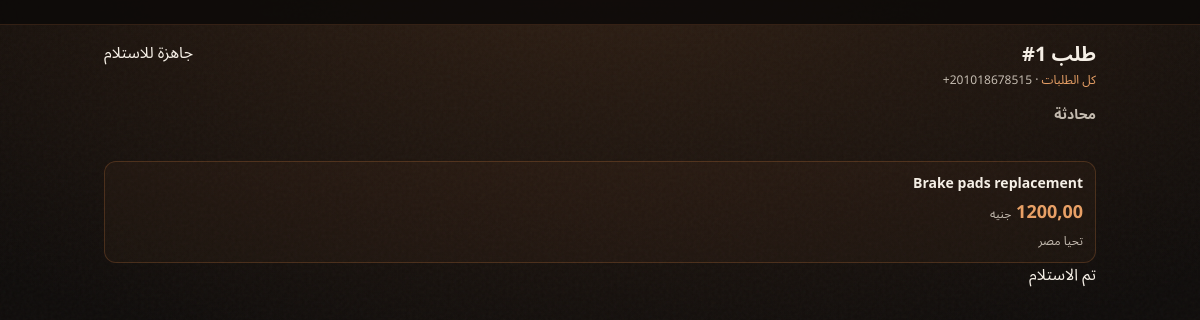
Page /k/requests/1/ (signed in) on the earlier database version.
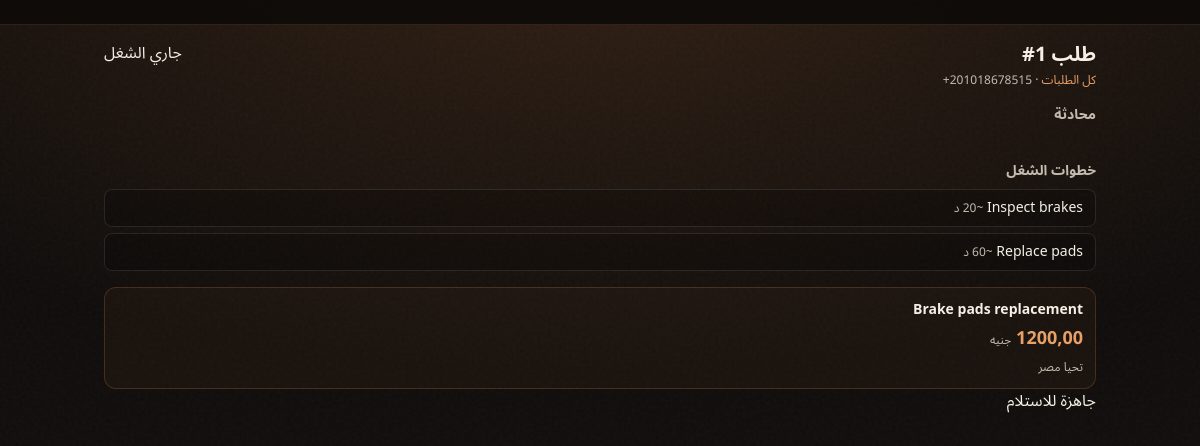
Same page on the later database version.
### jobs/models.py (models this page shows, shortened)
class Order(models.Model):
    class Status(models.TextChoices):
        PENDING_REVIEW = 'pending_review', _('Pending review')
        QUOTED = 'quoted', _('Quoted')
        PAID = 'paid', _('Paid')
        IN_PROGRESS = 'in_progress', _('In progress')
        READY_FOR_PICKUP = 'ready_for_pickup', _('Ready for pickup')
        COMPLETED = 'completed', _('Completed')
        CANCELLED = 'cancelled', _('Cancelled')
    status = models.CharField(
        max_length=20,
        choices=Status.choices,
        default=Status.PENDING_REVIEW,
        db_index=True,
    )
    customer = models.ForeignKey(
        Customer,
        on_delete=models.PROTECT,
        related_name='orders',
    )
    labels = models.ManyToManyField(Label, blank=True, related_name='orders')
    diagnostic = models.ForeignKey(
        Diagnostic,
        on_delete=models.SET_NULL,
        null=True,
        blank=True,
        related_name='orders',
        help_text='Source template used at quote time',
    )
    suggested_diagnostic = models.ForeignKey(
        Diagnostic,
        on_delete=models.SET_NULL,
        null=True,
        blank=True,
        related_name='suggested_orders',
        help_text='Tagger suggestion for Kareem to confirm or override at quote time',
    )
    quoted_title_ar = models.CharField(max_length=200, blank=True)
    quoted_title_en = models.CharField(max_length=200, blank=True)
    quoted_price = models.DecimalField(
        max_digits=10,
        decimal_places=2,
        null=True,
        blank=True,
        help_text='Snapshotted EGP price at quote time',
    )
    kareem_note = models.TextField(blank=True)
    created_at = models.DateTimeField(auto_now_add=True)
    updated_at = models.DateTimeField(auto_now=True)
    class Meta:
        ordering = ['-created_at']
    @property
    def localized_quoted_title(self) -> str:
        if self.quoted_title_ar or self.quoted_title_en:
            return localized_field(self, 'quoted_title')
        if self.diagnostic_id:
            return self.diagnostic.localized_title
        return ''
    @property
    def chat_open(self) -> bool:
        return self.status != self.Status.CANCELLED

class OrderStep(models.Model):
    order = models.ForeignKey(
        Order,
        on_delete=models.CASCADE,
        related_name='steps',
    )
    title_ar = models.CharField(max_length=200)
    title_en = models.CharField(max_length=200)
    description_ar = models.TextField(blank=True)
    description_en = models.TextField(blank=True)
    expected_minutes = models.PositiveIntegerField(default=30)
    sort_order = models.PositiveSmallIntegerField(default=0)
    completed_at = models.DateTimeField(null=True, blank=True)
    class Meta:
        ordering = ['sort_order', 'id']
    @property
    def localized_title(self) -> str:
        return localized_field(self, 'title')

### accounts/models.py (models this page shows, shortened)
class Customer(models.Model):
    phone = models.CharField(
        max_length=16,
        unique=True,
        validators=[E164_VALIDATOR],
        help_text='E.164 format, e.g. +201012345678',
    )
    created_at = models.DateTimeField(auto_now_add=True)
    class Meta:
        ordering = ['-created_at']

### jobs/kareem_views.py (the view)
# urls.py: path('requests/<int:order_id>/', kareem_request_detail, name='kareem-request-detail'),
@staff_required
def kareem_request_detail(request, order_id):
    order = get_object_or_404(
        Order.objects.select_related(
            'customer',
            'diagnostic',
            'suggested_diagnostic',
        ).prefetch_related(
            'steps',
            'labels',
            'conversation__messages',
        ),
        pk=order_id,
    )
    conversation = _get_conversation(order)
    message_list = conversation.messages.all() if conversation else []
    from_whatsapp = any(
        message.channel == Message.Channel.WHATSAPP for message in message_list
    )
    diagnostics = Diagnostic.objects.prefetch_related('steps').order_by('title_ar')
    can_quote = order.status == Order.Status.PENDING_REVIEW
    can_confirm_paid = order.status == Order.Status.QUOTED
    can_start_work = order.status == Order.Status.PAID
    can_mark_ready = order.status == Order.Status.IN_PROGRESS
    can_mark_completed = order.status == Order.Status.READY_FOR_PICKUP
    can_complete_steps = order.status == Order.Status.IN_PROGRESS
    poll_thread = order.status in ACTIVE_POLL_STATUSES
    return render(
        request,
        'mechanic/request_detail.html',
        {
            'nav_active': 'requests',
            'order': order,
            'from_whatsapp': from_whatsapp,
            'thread_messages': message_list,
            'diagnostics': diagnostics,
            'can_quote': can_quote,
            'can_confirm_paid': can_confirm_paid,
            'can_start_work': can_start_work,
            'can_mark_ready': can_mark_ready,
            'can_mark_completed': can_mark_completed,
            'can_complete_steps': can_complete_steps,
            'poll_thread': poll_thread,
        },
    )

### accounts/context_processors.py (called while the page is built)
def customer_session(request):
    return {'session_customer': get_customer(request)}

### accounts/customer_session.py (called while the page is built)
def get_customer(request) -> Customer | None:
    customer_id = request.session.get(SESSION_KEY)
    if not customer_id:
        return None
    return Customer.objects.filter(pk=customer_id).first()

### catalog/i18n.py (called while the page is built)
def localized_field(obj, field: str) -> str:
    lang = (get_language() or 'ar').split('-')[0]
    primary = f'{field}_ar' if lang == 'ar' else f'{field}_en'
    fallback = f'{field}_en' if lang == 'ar' else f'{field}_ar'
    value = getattr(obj, primary, '') or ''
    if value:
        return value
    return getattr(obj, fallback, '') or ''

### jobs/kareem_views.py (called while the page is built)
def staff_required(view_func):
    @wraps(view_func)
    @login_required(login_url='/k/login/')
    def wrapper(request, *args, **kwargs):
        if not request.user.is_staff:
            return redirect('kareem-login')
        return view_func(request, *args, **kwargs)
    return wrapper

### jobs/services.py (called while the page is built)
def _get_conversation(order: Order) -> Conversation | None:
    try:
        return order.conversation
    except Conversation.DoesNotExist:
        return None

### templates/mechanic/request_detail.html (shortened to what this page needs)
{% extends "mechanic/base.html" %}
{% load warsha_ui i18n %}
{% block mechanic_content %}
<c-page-card class="pb-2">
  <div class="flex flex-wrap items-start justify-between gap-2">
    <div>
      <h1 class="text-xl font-extrabold text-paper">{% trans "Request" %} <bdi dir="ltr">#{{ order.pk }}</bdi></h1>
      <p class="mt-1 text-xs text-paper-muted">
        <a href="{% url 'kareem-requests-list' %}" class="text-copper-bright no-underline">{% trans "All requests" %}</a>
        · <bdi dir="ltr">{{ order.customer.phone }}</bdi>
      </p>
    </div>
    <c-status-badge status="{{ order.status }}">{{ order.get_status_display }}</c-status-badge>
  </div>
  <section class="mt-4">
    <h2 class="mb-2 text-sm font-bold text-paper-muted">{% trans "Chat" %}</h2>
  </section>
  {% if can_complete_steps and order.steps.all %}
    <section class="mt-4">
      <h2 class="mb-2 text-sm font-bold text-paper-muted">{% trans "Work steps" %}</h2>
      <ul class="flex flex-col gap-1.5">
        {% for step in order.steps.all %}
          <li class="flex items-center justify-between gap-2 rounded-lg border border-white/10 bg-black/20 px-3 py-2 text-sm">
            <div class="min-w-0 flex-1">
              <span>{{ step.localized_title }}</span>
              <span class="text-xs text-paper-muted">~<bdi dir="ltr">{{ step.expected_minutes }}</bdi> {% trans "min" %}</span>
            </div>
          </li>
        {% endfor %}
      </ul>
    </section>
  {% endif %}
  {% if order.quoted_price %}
    <section class="mt-4 rounded-xl border border-copper/25 bg-copper/5 p-3 text-sm">
      {% if order.diagnostic %}
        <p class="m-0 font-bold">{{ order.localized_quoted_title }}</p>
      {% endif %}
      <p class="m-0 mt-1 text-lg font-black text-copper-bright">
        <bdi dir="ltr">{{ order.quoted_price }}</bdi> <span class="text-xs font-normal text-paper-muted">{% trans "EGP" %}</span>
      </p>
      {% if order.kareem_note %}
        <p class="mt-2 text-xs text-paper-muted" dir="auto">{{ order.kareem_note }}</p>
      {% endif %}
    </section>
  {% endif %}
  {% if can_quote or can_confirm_paid or can_start_work or can_mark_ready or can_mark_completed %}
    <c-toolbar>
      {% if can_mark_ready %}
        <form method="post" action="{% url 'kareem-mark-ready' order_id=order.pk %}" class="inline">
          <c-btn-pill variant="primary" type="submit" icon="fa-solid fa-car text-xs">{% trans "Ready for pickup" %}</c-btn-pill>
        </form>
      {% endif %}
      {% if can_mark_completed %}
        <form method="post" action="{% url 'kareem-mark-completed' order_id=order.pk %}" class="inline">
          <c-btn-pill variant="success" type="submit" icon="fa-solid fa-circle-check text-xs">{% trans "Collected" %}</c-btn-pill>
        </form>
      {% endif %}
    </c-toolbar>
  {% endif %}
</c-page-card>
{% endblock %}

Differences in the rows shown:
changed Order "Brake pads replacement": status "جاهزة للاستلام" → "جاري الشغل"
now on this page (row edited): OrderStep: localized_title "Inspect brakes", expected_minutes "20"
now on this page (row edited): OrderStep: localized_title "Replace pads", expected_minutes "60"
Other differences:
text no longer shown: "تم الاستلام"
text now shown: "خطوات الشغل جاهزة للاستلام"
